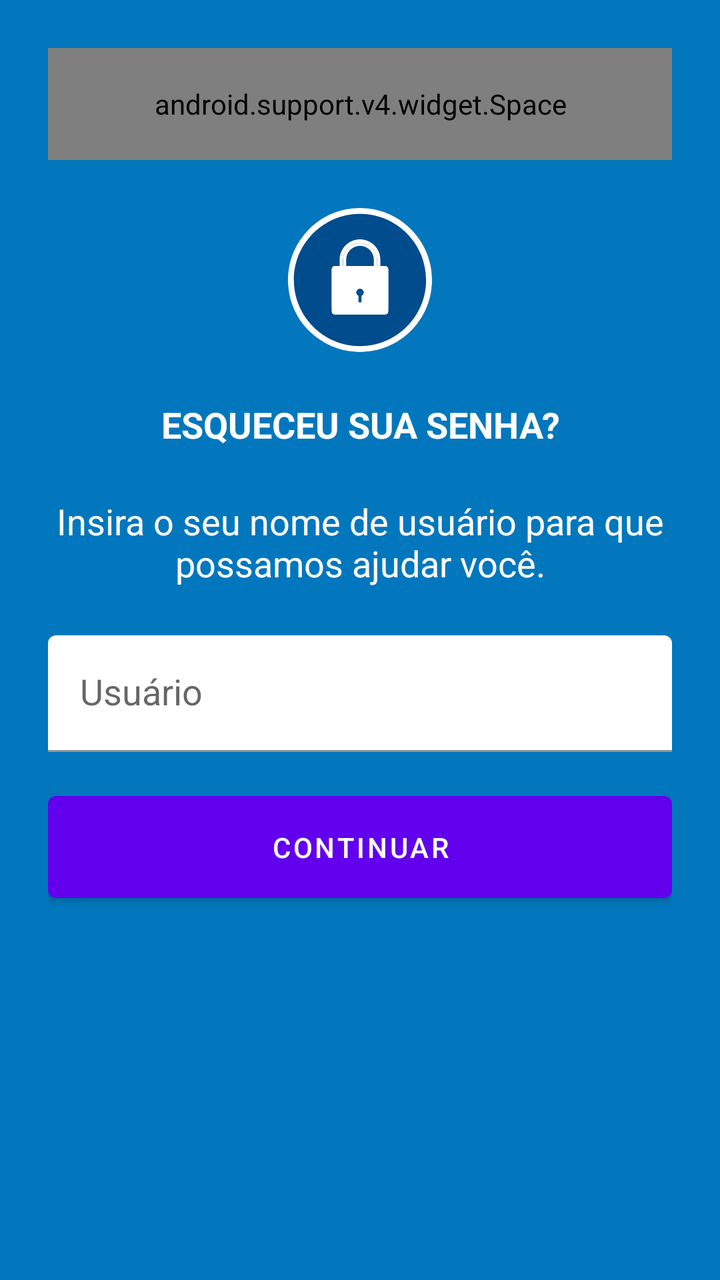
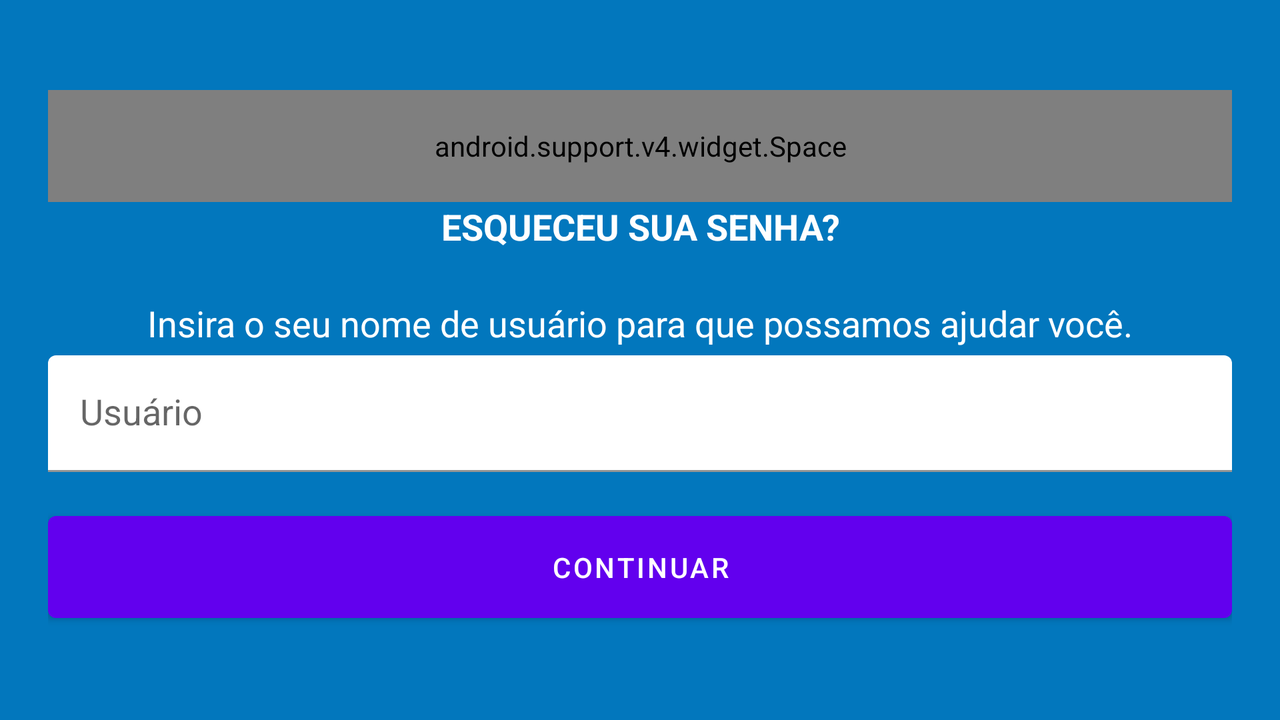

Two renders of one Android screen. The first uses the default layout on a phone; the second uses the alternative layout the repository ships for a different screen configuration, on a matching device. The two XML files are below.
<!-- AndroidManifest.xml: fallback theme Theme.MaterialComponents.DayNight.NoActionBar -->
<!-- res/layout/activity_forgot_password.xml -->
<?xml version="1.0" encoding="utf-8"?>
<LinearLayout xmlns:android="http://schemas.android.com/apk/res/android"
    xmlns:app="http://schemas.android.com/apk/res-auto"
    android:layout_width="match_parent"
    android:layout_height="match_parent"
    android:background="@color/colorBackgroundLoginActivity"
    android:gravity="center_horizontal"
    android:orientation="vertical"
    android:padding="@dimen/spacing_large"
    app:layout_behavior="@string/appbar_scrolling_view_behavior">

    <android.support.v4.widget.Space
        android:layout_width="match_parent"
        android:layout_height="?attr/actionBarSize" />

    <ImageView
        android:id="@+id/imageView"
        android:layout_width="@dimen/act_forgot_password_icon_size"
        android:layout_height="@dimen/act_forgot_password_icon_size"
        android:layout_margin="@dimen/spacing_large"
        android:contentDescription="@string/act_forgot_password_cd_icon"
        app:srcCompat="@drawable/ic_padlock" />

    <TextView
        style="@style/passwordTitle"
        android:text="@string/act_forgot_password_title" />

    <TextView
        android:layout_width="match_parent"
        android:layout_height="wrap_content"
        android:layout_marginBottom="@dimen/spacing_large"
        android:gravity="center"
        android:text="@string/act_forgot_password_message"
        android:textColor="@android:color/white"
        android:textSize="@dimen/text_large" />

    <android.support.design.widget.TextInputLayout
        android:id="@+id/act_forgot_password_til_username"
        android:layout_width="match_parent"
        android:layout_height="wrap_content"
        android:theme="@style/TextInputLayoutWhite"
        app:theme="@style/TextInputLayoutWhite">

        <android.support.design.widget.TextInputEditText
            android:id="@+id/act_forgot_password_et_username"
            style="@style/EditTextWhite"
            android:layout_width="match_parent"
            android:layout_height="wrap_content"
            android:hint="@string/act_forgot_password_hint_username"
            android:imeOptions="actionDone"
            android:inputType="textVisiblePassword"
            android:lines="1" />

    </android.support.design.widget.TextInputLayout>

    <Button
        android:id="@+id/act_forgot_password_btn_forgot_password"
        style="@style/buttonRounded"
        android:layout_width="match_parent"
        android:layout_height="wrap_content"
        android:layout_marginTop="@dimen/spacing_normal"
        android:foreground="?android:attr/selectableItemBackground"
        android:text="@string/act_forgot_password_button_continue"
        android:textSize="@dimen/text_normal" />

</LinearLayout>
<!-- resources referenced by this layout -->
<resources>
  <color name="colorBackgroundLoginActivity">@color/colorPrimary</color>
  <dimen name="act_forgot_password_icon_size">72dp</dimen>
  <dimen name="spacing_large">24dp</dimen>
  <dimen name="spacing_normal">16dp</dimen>
  <dimen name="text_large">18sp</dimen>
  <dimen name="text_normal">14sp</dimen>
  <!-- drawable ic_padlock: vector/xml drawable (drawable, 2700 chars, omitted) -->
  <string name="act_forgot_password_button_continue">Continuar</string>
  <string name="act_forgot_password_cd_icon">Cadeado</string>
  <string name="act_forgot_password_hint_username">Usuário</string>
  <string name="act_forgot_password_message">Insira o seu nome de usuário para que possamos ajudar você.</string>
  <string name="act_forgot_password_title">ESQUECEU SUA SENHA?</string>
  <style name="EditTextWhite" parent="AppEditText">
          <item name="colorControlNormal">@android:color/white</item>
          <item name="colorControlActivated">@android:color/white</item>
          <item name="colorControlHighlight">@android:color/white</item>
          <item name="android:textColor">@android:color/white</item>
          <item name="android:textColorHint">@android:color/white</item>
      </style>
  <style name="TextInputLayoutWhite">
          <item name="colorControlNormal">@android:color/white</item>
          <item name="colorControlActivated">@android:color/white</item>
          <item name="colorControlHighlight">@android:color/white</item>
          <item name="android:textColor">@android:color/white</item>
          <item name="android:textColorHint">@android:color/white</item>
          <item name="backgroundTint">@android:color/white</item>
          <item name="textColorError">@android:color/holo_red_light</item>
      </style>
  <!-- from res/values-v21/ -->
  <style name="buttonRounded" parent="baseButtonRounded">
          <item name="android:padding">@dimen/spacing_normal</item>
      </style>
  <style name="passwordTitle">
          <item name="android:layout_width">match_parent</item>
          <item name="android:layout_height">wrap_content</item>
          <item name="android:layout_marginBottom">@dimen/spacing_large</item>
          <item name="android:gravity">center</item>
          <item name="android:textColor">@android:color/white</item>
          <item name="android:textSize">@dimen/text_large</item>
          <item name="android:textStyle">bold</item>
      </style>
  <color name="colorPrimary">#0277bd</color>
  <style name="AppEditText" parent="@android:style/Widget.EditText">
          <item name="colorControlNormal">@android:color/tab_indicator_text</item>
          <item name="colorControlActivated">@android:color/tab_indicator_text</item>
          <item name="colorControlHighlight">@android:color/tab_indicator_text</item>
          <item name="android:theme">@style/AppEditText</item>
      </style>
</resources>
<!-- res/layout-land/activity_forgot_password.xml (the repository's variant of the layout above) -->
<!-- drawn on the phone turned sideways -->
<?xml version="1.0" encoding="utf-8"?>
<LinearLayout xmlns:android="http://schemas.android.com/apk/res/android"
    xmlns:app="http://schemas.android.com/apk/res-auto"
    android:layout_width="match_parent"
    android:layout_height="match_parent"
    android:background="@color/colorBackgroundLoginActivity"
    android:gravity="center"
    android:orientation="vertical"
    android:padding="@dimen/spacing_large"
    app:layout_behavior="@string/appbar_scrolling_view_behavior">

    <android.support.v4.widget.Space
        android:layout_width="match_parent"
        android:layout_height="?attr/actionBarSize" />

    <TextView
        style="@style/passwordTitle"
        android:text="@string/act_forgot_password_title" />

    <TextView
        android:layout_width="match_parent"
        android:layout_height="wrap_content"
        android:layout_marginBottom="@dimen/spacing_tiny"
        android:gravity="center"
        android:text="@string/act_forgot_password_message"
        android:textColor="@android:color/white"
        android:textSize="@dimen/text_large" />

    <android.support.design.widget.TextInputLayout
        android:id="@+id/act_forgot_password_til_username"
        android:layout_width="match_parent"
        android:layout_height="wrap_content"
        android:theme="@style/TextInputLayoutWhite"
        app:theme="@style/TextInputLayoutWhite">

        <android.support.design.widget.TextInputEditText
            android:id="@+id/act_forgot_password_et_username"
            style="@style/EditTextWhite"
            android:layout_width="match_parent"
            android:layout_height="wrap_content"
            android:hint="@string/act_forgot_password_hint_username"
            android:imeOptions="actionDone"
            android:inputType="textVisiblePassword"
            android:lines="1" />

    </android.support.design.widget.TextInputLayout>

    <Button
        android:id="@+id/act_forgot_password_btn_forgot_password"
        style="@style/buttonRounded"
        android:layout_width="match_parent"
        android:layout_height="wrap_content"
        android:layout_marginTop="@dimen/spacing_normal"
        android:foreground="?android:attr/selectableItemBackground"
        android:text="@string/act_forgot_password_button_continue"
        android:textSize="@dimen/text_normal" />

</LinearLayout>
<!-- resources referenced by the variant -->
<!-- as the phone turned sideways resolves them -->
<resources>
  <color name="colorBackgroundLoginActivity">@color/colorPrimary</color>
  <dimen name="spacing_large">24dp</dimen>
  <dimen name="spacing_normal">16dp</dimen>
  <dimen name="spacing_tiny">4dp</dimen>
  <dimen name="text_large">18sp</dimen>
  <dimen name="text_normal">14sp</dimen>
  <string name="act_forgot_password_button_continue">Continuar</string>
  <string name="act_forgot_password_hint_username">Usuário</string>
  <string name="act_forgot_password_message">Insira o seu nome de usuário para que possamos ajudar você.</string>
  <string name="act_forgot_password_title">ESQUECEU SUA SENHA?</string>
  <style name="EditTextWhite" parent="AppEditText">
          <item name="colorControlNormal">@android:color/white</item>
          <item name="colorControlActivated">@android:color/white</item>
          <item name="colorControlHighlight">@android:color/white</item>
          <item name="android:textColor">@android:color/white</item>
          <item name="android:textColorHint">@android:color/white</item>
      </style>
  <style name="TextInputLayoutWhite">
          <item name="colorControlNormal">@android:color/white</item>
          <item name="colorControlActivated">@android:color/white</item>
          <item name="colorControlHighlight">@android:color/white</item>
          <item name="android:textColor">@android:color/white</item>
          <item name="android:textColorHint">@android:color/white</item>
          <item name="backgroundTint">@android:color/white</item>
          <item name="textColorError">@android:color/holo_red_light</item>
      </style>
  <!-- from res/values-v21/ -->
  <style name="buttonRounded" parent="baseButtonRounded">
          <item name="android:padding">@dimen/spacing_normal</item>
      </style>
  <style name="passwordTitle">
          <item name="android:layout_width">match_parent</item>
          <item name="android:layout_height">wrap_content</item>
          <item name="android:layout_marginBottom">@dimen/spacing_large</item>
          <item name="android:gravity">center</item>
          <item name="android:textColor">@android:color/white</item>
          <item name="android:textSize">@dimen/text_large</item>
          <item name="android:textStyle">bold</item>
      </style>
  <color name="colorPrimary">#0277bd</color>
  <style name="AppEditText" parent="@android:style/Widget.EditText">
          <item name="colorControlNormal">@android:color/tab_indicator_text</item>
          <item name="colorControlActivated">@android:color/tab_indicator_text</item>
          <item name="colorControlHighlight">@android:color/tab_indicator_text</item>
          <item name="android:theme">@style/AppEditText</item>
      </style>
</resources>
